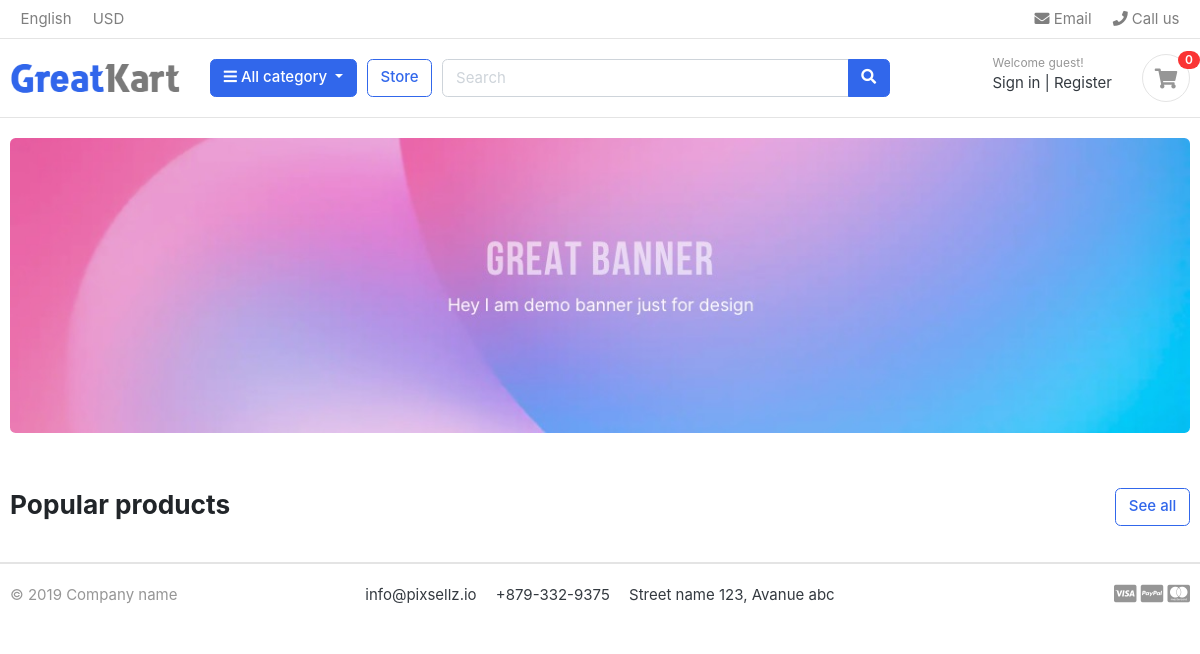
Before: / with the older database file.
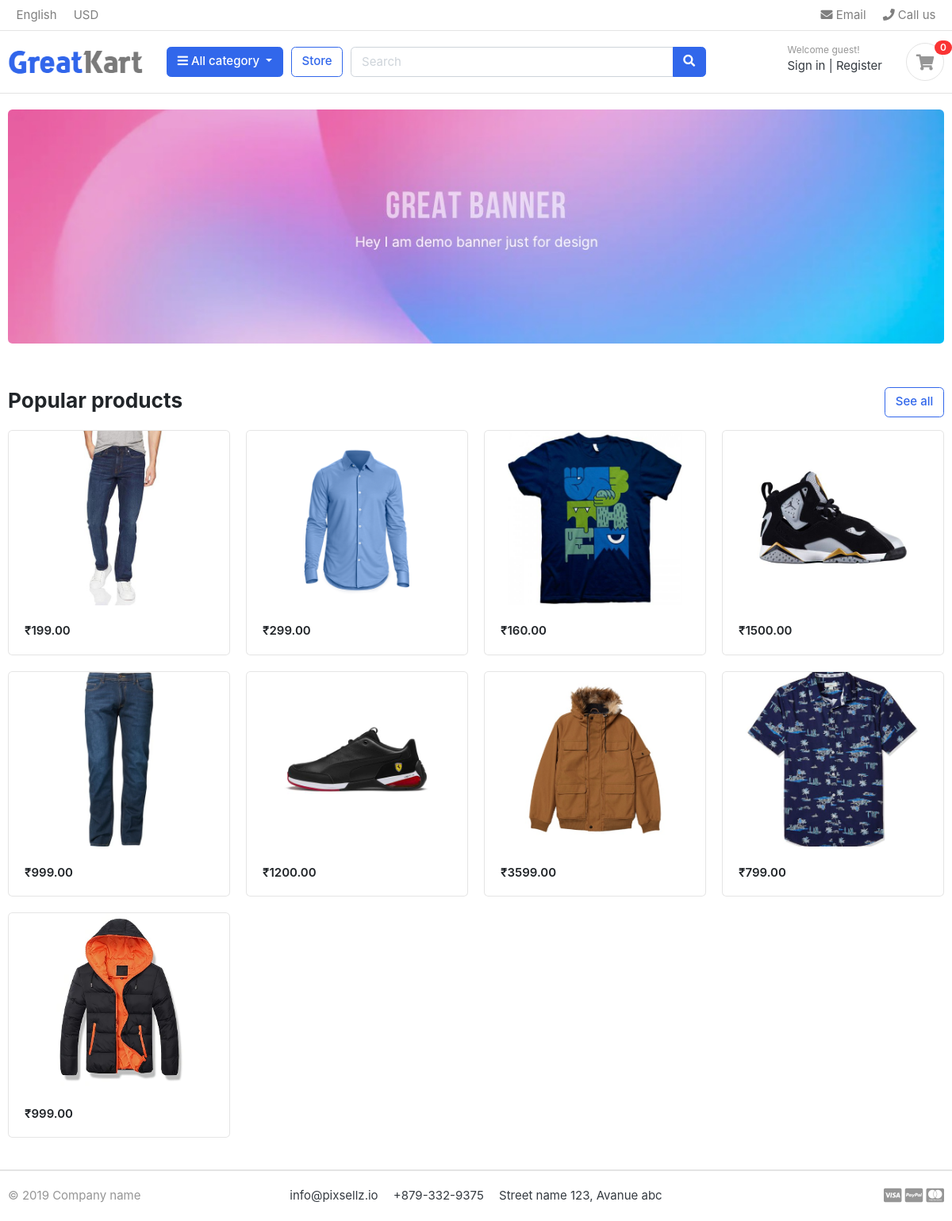
After: the same page with the newer database file.
### store/models.py (models this page shows, shortened)
class product(models.Model):
    product_name = models.CharField(max_length=50 , unique=True)
    slug = models.SlugField(max_length=100 , unique=True)
    description = models.TextField(max_length=500 , blank=True)
    price = models.IntegerField()
    images = models.ImageField(upload_to='photos/products')
    stock = models.IntegerField()
    is_available = models.BooleanField(default=True)
    category = models.ForeignKey(Category , on_delete=models.CASCADE)
    created_date = models.DateTimeField(auto_now_add=True)
    modified_date = models.DateTimeField(auto_now=True)

### home/views.py (the view)
# urls.py: 2. Add a URL to urlpatterns:  path('', views.home, name='home')
def home(request):
    products = product.objects.all().filter(is_available=True)
    context = {'products':products}
    return render(request, 'home/home.html' , context)

### templates/home/home.html (shortened to what this page needs)
  {% extends 'home/base.html' %}
   {% load static %}
  {% block content %}
    <section class="section-intro padding-y-sm">
      <div class="container">
        <div class="intro-banner-wrap">
          <img src="{% static 'images/banners/1.jpg' %}" class="img-fluid rounded" />
        </div>
      </div>
    </section>
    <section class="section-name padding-y-sm">
      <div class="container">
        <header class="section-heading">
          <a href="./store.html" class="btn btn-outline-primary float-right"
            >See all</a
          >
          <h3 class="section-title">Popular products</h3>
        </header>
        <div class="row">
          {% for product in products %}
          <div class="col-md-3">
            <div class="card card-product-grid">
              <a href="./product-detail.html" class="img-wrap">
                <img src="{{ product.images.url }}" alt="" />
              </a>
              <figcaption class="info-wrap">
               <div class="price mt-1">₹{{ product.price }}.00</div>
              </figcaption>
            </div>
            </div>
            {% endfor %}
      </div>
    </section>
  </body>
</html>
{% endblock %}

### templates/home/base.html (shortened to what this page needs)
<!DOCTYPE html>
{% load static %}
<html lang="en">
  <head>
    <link href="{% static 'css/bootstrap.css' %}" rel="stylesheet" type="text/css" />
    <link
      href="{% static 'fonts/fontawesome/css/all.min.css' %}"
      type="text/css"
      rel="stylesheet"
    />
    <link href="{% static 'css/ui.css' %}" rel="stylesheet" type="text/css" />
    <link
      href="{% static 'css/responsive.css' %}"
      rel="stylesheet"
      media="only screen and (max-width: 1200px)"
    />
  </head>
  <body>
    {% include 'includes/navbar.html' %}
    {% block content %}{% endblock %}
    {% include 'includes/footer.html' %}

### templates/includes/navbar.html (shortened to what this page needs)
{% load static %}
 <header class="section-header">
      <nav class="navbar p-md-0 navbar-expand-sm navbar-light border-bottom">
        <div class="container">
          <div class="collapse navbar-collapse" id="navbarTop4">
            <ul class="navbar-nav mr-auto">
              <li class="nav-item dropdown">
                <a href="#" class="nav-link"> English </a>
              </li>
              <li class="nav-item dropdown">
                <a href="#" class="nav-link"> USD </a>
              </li>
            </ul>
            <ul class="navbar-nav">
              <li>
                <a href="#" class="nav-link">
                  <i class="fa fa-envelope"></i> Email
                </a>
              </li>
              <li>
                <a href="#" class="nav-link">
                  <i class="fa fa-phone"></i> Call us
                </a>
              </li>
            </ul>
          </div>
        </div>
      </nav>
      <section class="header-main border-bottom">
        <div class="container">
          <div class="row align-items-center">
            <div class="col-lg-2 col-md-3 col-6">
              <a href="./" class="brand-wrap">
                <img class="logo" src="{% static 'images/logo.png' %}" />
              </a>
            </div>
            <div class="col-lg col-sm col-md col-6 flex-grow-0">
              <div class="category-wrap dropdown d-inline-block float-right">
                <button
                  type="button"
                  class="btn btn-primary dropdown-toggle"
                  data-toggle="dropdown"
                >
                  <i class="fa fa-bars"></i> All category
                </button>
              </div>
            </div>
            <a href="./store.html" class="btn btn-outline-primary">Store</a>
            <div class="col-lg col-md-6 col-sm-12 col">
              <form action="#" class="search">
                <div class="input-group w-100">
                  <input
                    type="text"
                    class="form-control"
                    style="width: 60%"
                    placeholder="Search"
                  />
                  <div class="input-group-append">
                    <button class="btn btn-primary" type="submit">
                      <i class="fa fa-search"></i>
                    </button>
                  </div>
                </div>
              </form>
            </div>
            <div class="col-lg-3 col-sm-6 col-8 order-2 order-lg-3">
              <div class="d-flex justify-content-end mb-3 mb-lg-0">
                <div class="widget-header">
                  <small class="title text-muted">Welcome guest!</small>
                  <div>
                    <a href="./signin.html">Sign in</a>
                    <span class="dark-transp"> | </span>
                    <a href="./register.html"> Register</a>
                  </div>
                </div>
                <a href="./cart.html" class="widget-header pl-3 ml-3">
                  <div class="icon icon-sm rounded-circle border">
                    <i class="fa fa-shopping-cart"></i>
                  </div>
                  <span class="badge badge-pill badge-danger notify">0</span>
                </a>
              </div>
            </div>
          </div>
        </div>
      </section>
    </header>

### templates/includes/footer.html
{% load static %}
<footer class="section-footer border-top">
  <div class="container">
    <section class="footer-bottom border-top row">
      <div class="col-md-2">
        <p class="text-muted">&copy 2019 Company name</p>
      </div>
      <div class="col-md-8 text-md-center">
        <span class="px-2">info@pixsellz.io</span>
        <span class="px-2">+879-332-9375</span>
        <span class="px-2">Street name 123, Avanue abc</span>
      </div>
      <div class="col-md-2 text-md-right text-muted">
        <i class="fab fa-lg fa-cc-visa"></i>
        <i class="fab fa-lg fa-cc-paypal"></i>
        <i class="fab fa-lg fa-cc-mastercard"></i>
      </div>
    </section>
  </div>
</footer>

### static/css/ui.css (style rules this page uses)
html { font-family: "Inter", sans-serif; font-size: 15px; }
.img-wrap { text-align: center; display: block; }
.img-wrap img { max-width: 100%; }
.icon-xs, .icon-sm, .icon-md, .icon-lg { display: inline-block; text-align: center; flex-shrink: 0; flex-grow: 0; }
.icon-sm { width: 48px; height: 48px; line-height: 48px !important; font-size: 20px; }
.padding-y-sm { padding-top: 20px; padding-bottom: 20px; }
.section-heading { margin-bottom: 20px; margin-top: 15px; }
.section-title { color: #212529; }
p:last-child { margin-bottom: 0; }
.header-main { position: relative; padding-top: 1rem; padding-bottom: 1rem; }
.brand-wrap .logo, .navbar-brand .logo { margin-right: 7px; max-height: 42px; display: inline-block; }
.widget-header { display: inline-block; vertical-align: middle; position: relative; }
.widget-header a { color: #343a40; }
.widget-header i { color: #969696; }
.widget-header .title { display: block; }
.widget-header .notify { position: absolute; top: -3px; right: -10px; }
.footer-bottom { padding-top: 20px; padding-bottom: 20px; }
[class*=card-product] .img-wrap { overflow: hidden; position: relative; }
[class*=card-product] .img-wrap img { height: 100%; max-width: 100%; width: auto; display: inline-block; -o-object-fit: cover; object-fit: cover; }
.card-product-grid { margin-bottom: 20px; }
.card-product-grid .img-wrap { border-radius: 0.2rem 0.2rem 0 0; height: 220px; }
.card-product-grid .info-wrap { overflow: hidden; padding: 18px 20px; }
.card .img-wrap { overflow: hidden; }
.notify { position: absolute; top: -4px; right: -10px; display: inline-block; padding: 0.25em 0.6em; font-size: 12px; line-height: 1; text-align: center; border-radius: 3rem; color: #fff; background-color: #fa3434; }
.price { font-weight: 600; color: #212529; }

Changed rows visible on the page:
added product: images (picture), price "199"
added product: images (picture), price "299"
added product: images (picture), price "160"
added product: images (picture), price "1500"
added product: images (picture), price "999"
added product: images (picture), price "1200"
added product: images (picture), price "3599"
added product: images (picture), price "799"
added product: images (picture), price "999"
